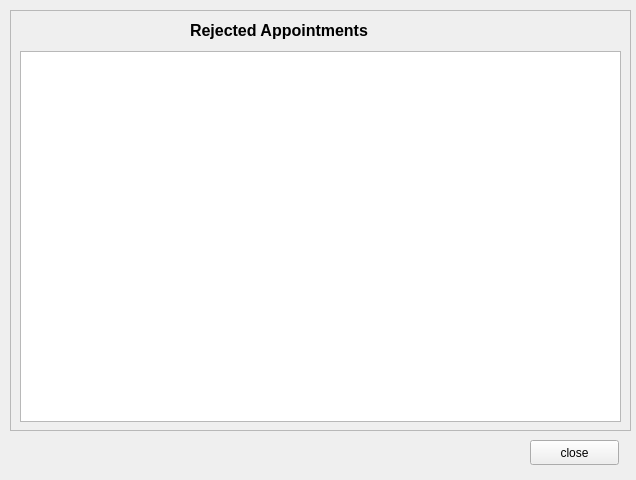
<?xml version="1.0" encoding="UTF-8"?>
<ui version="4.0">
 <class>rejectedAppointmentDoctor</class>
 <widget class="QWidget" name="rejectedAppointmentDoctor">
  <property name="geometry">
   <rect>
    <x>0</x>
    <y>0</y>
    <width>636</width>
    <height>480</height>
   </rect>
  </property>
  <property name="windowTitle">
   <string>Appointments</string>
  </property>
  <widget class="QFrame" name="frame">
   <property name="geometry">
    <rect>
     <x>10</x>
     <y>10</y>
     <width>621</width>
     <height>421</height>
    </rect>
   </property>
   <property name="frameShape">
    <enum>QFrame::StyledPanel</enum>
   </property>
   <property name="frameShadow">
    <enum>QFrame::Raised</enum>
   </property>
   <widget class="QLabel" name="title">
    <property name="geometry">
     <rect>
      <x>180</x>
      <y>0</y>
      <width>251</width>
      <height>41</height>
     </rect>
    </property>
    <property name="styleSheet">
     <string notr="true">font-size:12pt;
font-weight: bold;</string>
    </property>
    <property name="text">
     <string>Rejected Appointments</string>
    </property>
   </widget>
   <widget class="QTableWidget" name="tableWidget">
    <property name="geometry">
     <rect>
      <x>10</x>
      <y>41</y>
      <width>601</width>
      <height>371</height>
     </rect>
    </property>
    <property name="sizePolicy">
     <sizepolicy hsizetype="Fixed" vsizetype="Fixed">
      <horstretch>0</horstretch>
      <verstretch>0</verstretch>
     </sizepolicy>
    </property>
   </widget>
  </widget>
  <widget class="QPushButton" name="okButton">
   <property name="geometry">
    <rect>
     <x>530</x>
     <y>440</y>
     <width>89</width>
     <height>25</height>
    </rect>
   </property>
   <property name="text">
    <string>close</string>
   </property>
  </widget>
 </widget>
 <resources/>
 <connections/>
</ui>
